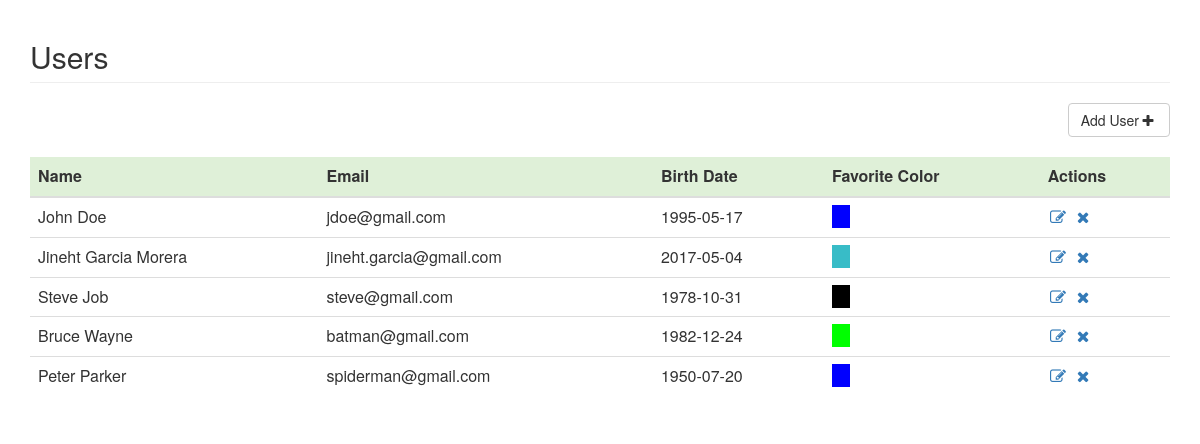
The page / on the database its author committed.
### tables this page shows
CREATE TABLE IF NOT EXISTS `user` (
`id` int(11) NOT NULL,
  `name` varchar(255) NOT NULL,
  `birthdate` date NOT NULL,
  `email` varchar(255) NOT NULL,
  `favorite_color` varchar(100) NOT NULL
);

### application/controllers/User.php (called while the page is built, shortened)
<?php
class User extends CI_Controller {
        public function __construct()
        {
                $this->load->model('user_model');
                $this->load->helper('url_helper');
        }
        public function index()
        {
                $data['users'] = $this->user_model->get_user();
                $data['title'] = 'Users';
                $this->load->view('templates/header', $data);
                $this->load->view('user/index', $data);
                $this->load->view('templates/footer');
        }
}

### index.php (called while the page is built, shortened)
<?php
require_once BASEPATH.'core/CodeIgniter.php';

### application/models/User_model.php (called while the page is built, shortened)
<?php
class User_model extends CI_Model {
	public function get_user($id = FALSE) {
		if ($id === FALSE)
		{
			$query = $this->db->get('user');
			return $query->result_array();
		}
		$query = $this->db->get_where('user', array('id' => $id));
		return $query->row_array();
	}
}

### application/views/user/index.php (the view)
<h2 class="page-header"><?php echo $title; ?></h2>
<div class="text-right">
	<a class="btn btn-default" href="<?php echo site_url('user/create'); ?>">Add User<i class="fa fa-plus fa-fw"></i></a>
</div>
<br/>
<table class="table table-responsive">
	<thead>
		<tr class="success">
			<th>Name</th>
			<th>Email</th>
			<th>Birth Date</th>
			<th>Favorite Color</th>
			<th>Actions</th>
		</tr>
	</thead>
	<tbody>
		<?php foreach ($users as $user_item): ?>
			<tr>
				<td><?php echo $user_item['name']; ?></td>
				<td><?php echo $user_item['email']; ?></td>
				<td><?php echo $user_item['birthdate']; ?></td>
				<td><span style="width: 40px; background-color: <?php echo $user_item['favorite_color']; ?>">&nbsp;&nbsp;&nbsp;&nbsp;</span></td>
				<td>
					<a href="<?php echo site_url('user/'.$user_item['id']); ?>"><i class="fa fa-pencil-square-o fa-fw"></i></a>
					<a href="<?php echo site_url('user/delete/'.$user_item['id']); ?>"><i class="fa fa-times fa-fw"></i></a>
				</td>
			</tr>
		<?php endforeach; ?>
	</tbody>
</table>

### application/views/templates/header.php (shortened to what this page needs)
<html>
	<head>
		<link rel="stylesheet" href="https://maxcdn.bootstrapcdn.com/font-awesome/4.7.0/css/font-awesome.min.css">
		<link rel="stylesheet" href="https://maxcdn.bootstrapcdn.com/bootstrap/3.3.7/css/bootstrap.min.css">
	</head>
	<body>
	<div class="container">

### application/views/templates/footer.php
</div>
</body>
</html>

### rows shown on the page
user: name "John Doe", email "jdoe@gmail.com", birthdate "1995-05-17"
user: name "Jineht Garcia Morera", email "jineht.garcia@gmail.com", birthdate "2017-05-04"
user: name "Steve Job", email "steve@gmail.com", birthdate "1978-10-31"
user: name "Bruce Wayne", email "batman@gmail.com", birthdate "1982-12-24"
user: name "Peter Parker", email "spiderman@gmail.com", birthdate "1950-07-20"

### other values the page prints
$title "Users"
